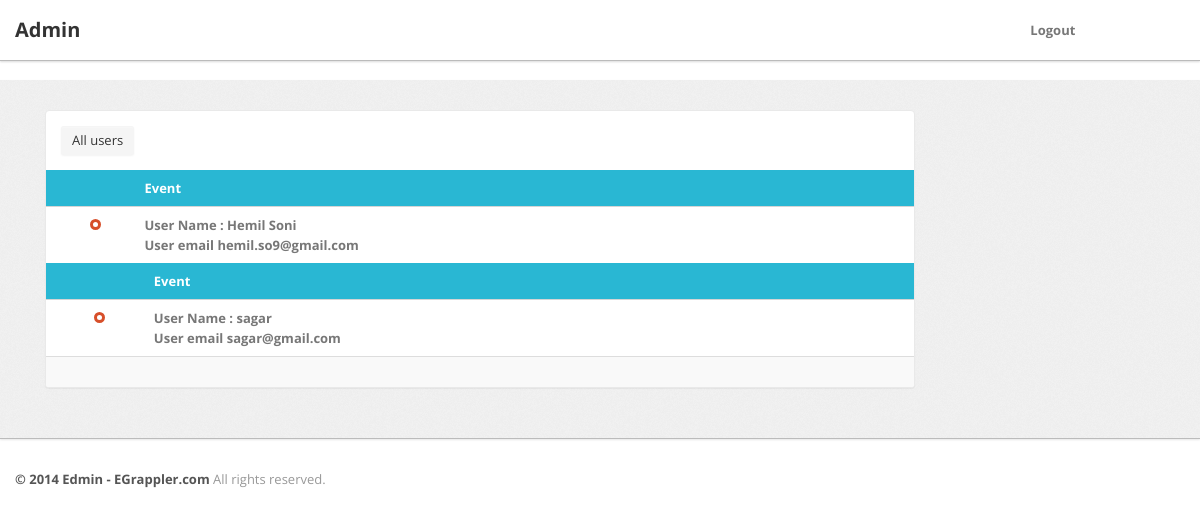
Screenshot of /edmin/code/users.php with the database file from the repository.
### tables this page shows
CREATE TABLE `user` (
  `uid` int(5) NOT NULL,
  `name` varchar(30) NOT NULL,
  `email` varchar(30) NOT NULL,
  `pass` varchar(30) NOT NULL
);

### edmin/code/users.php (the view, shortened to what this page needs)
<!DOCTYPE html>
<html lang="en">
<head>
<head>
	<link type="text/css" href="bootstrap/css/bootstrap.min.css" rel="stylesheet">
	<link type="text/css" href="bootstrap/css/bootstrap-responsive.min.css" rel="stylesheet">
	<link type="text/css" href="css/theme.css" rel="stylesheet">
	<link type="text/css" href="images/icons/css/font-awesome.css" rel="stylesheet">
</head>
<body>
	<div class="navbar navbar-fixed-top">
		<div class="navbar-inner">
			<div class="container">
			  	<a class="brand" href="index.html">
			  		Admin
			  	</a>
				<div class="nav-collapse collapse navbar-inverse-collapse">
					<ul class="nav nav-icons">
						<li style="margin-left:900px"><a href="http://localhost/lensart_login/adminlogin.php" >Logout</a></li>
					</ul>
				</div>
			</div>
		</div>
	</div>
	<div class="wrapper">
		<div class="container">
				<div class="span9">
					<div class="content">
						<div class="module message">
							<div class="module-option clearfix">
								<div class="pull-left">
									<div class="btn-group">
										<button class="btn">All users</button>
									</div>
								</div>
							</div>
							<div class="module-body table">
<?php
$c=mysqli_connect("localhost","root","");
if($c)
{
mysqli_select_db($c,"Lensart");
$qry="select * from user";
$log1=mysqli_query($c,$qry);
		while($row = mysqli_fetch_array($log1))
        {
		echo "<html><table class='table table-message'>
									<tbody>
										<tr class='heading'>
											<td class='cell-icon'></td>
											<td class='cell-title'>Event</td>
										</tr>
										<tr class='task'>
											<td class='cell-icon'><i class='icon-checker high'></i></td>
											<td class='cell-title'> </html>";
											echo "<html><div></html>";
											echo " User Name : ";
												echo $name=$row['name'];
											echo "<html></div></html>";
											echo "<html><div></html>";
											echo "User email ";
											echo $email=$row['email'];
											echo "<html></div></html>";
											echo "</td>
										</tr></html>";
		}
}
else
{
mysqli_close($c);
}
?>
							<div class="module-foot">
							</div>
	<div class="footer">
		<div class="container">
			<b class="copyright">&copy; 2014 Edmin - EGrappler.com </b> All rights reserved.
		</div>
	</div>
</body>

### rows the page displays
user: name "Hemil Soni", email "hemil.so9@gmail.com"
user: name "sagar", email "sagar@gmail.com"
